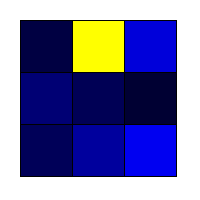
Frame 1 (no input)
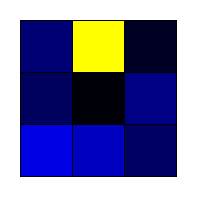
Frame 60 (the mouse pressed at the canvas centre just before this capture)
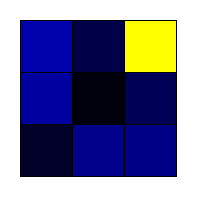
Frame 120 (the mouse held since frame 60 and released just before this capture)

The Processing sketch that drew these frames (run headless with seeded random() and noise(); from frame 60 on, the mouse is pressed at the canvas centre):

// Processing sketch: processing_139101
// ── processing_139101.pde

/* OpenProcessing Tweak of *@*http://www.openprocessing.org/sketch/139037*@* */
/* !do not delete the line above, required for linking your tweak if you upload again */
int r = 255;
int s = 52;
boolean yellow = false;
int squarex = 0;
int squarey = 0;
float timer = 100;
int cellWidth = 52;
int cellHeight = 52;
int offset = 20;

int[][] board = 
{ 
  {0, 0, 0},
  {0, 0, 0},
  {0, 0, 0}
};

float[][] redTimers = 
{ 
  {0, 0, 0},
  {0, 0, 0},
  {0, 0, 0}
};

void setup(){
  size(200,200);
  frameRate(30);
}

void draw(){
  timer += 1 / 30.0;
  if (timer > .7)
  {
    background(255);
  
    yellow = false;
    
    for (int row = 0; row < board.length; row++)
    {
      for (int col = 0; col < board[row].length; col++)
      {
        if ( board[row][col] == 4 )
        {
           fill(255,255,0);
        }
        else if(random(100) > 70 && yellow == false)
        {
          fill(255,255,0); 
          board[row][col] = 1;
          yellow = true;
        }
       else {
        fill(0,0,random(255));
        board[row][col] = 0;
       }      
       
        int squarey = offset + row * cellHeight;
        int squarex = offset + col * cellWidth;
        rect(squarex, squarey, cellWidth, cellHeight);
      }
    }
    /*for(int y = 20; y < height-40; y+=52){
      for(int x = 20; x < width-40; x+=52){   
        if(random(100) > 70 && yellow == false)
        {
          fill(255,255,0); 
           
          yellow = true;
        }
       else{
          fill(0,0,random(255));
       }      
       squarey = y;
       squarex = x;
       rect(x, y, 52,52);
      } 
    }*/
    timer = 0;
  }
  
  for (int row = 0; row < board.length; row++)
  {
    for (int col = 0; col < board[row].length; col++)
    {
      if (board[row][col] == 2)
      {
        int squarey = offset + row * cellHeight;
        int squarex = offset + col * cellWidth;
        if (redTimers[row][col] < .3)
        {
          redTimers[row][col] += 1 / 30.0;
          fill(255, 0, 0);
          rect(squarex, squarey, cellWidth, cellHeight);
        }
        else
        {
          fill(0,0,random(255));
          board[row][col] = 0;  
          redTimers[row][col] = 0; 
          rect(squarex, squarey, cellWidth, cellHeight);
        }
      }
      
    }
  }
}

void mouseReleased(){
  if(mouseX > offset && mouseY > offset && mouseX < width - offset 
     && mouseY < height - offset)
  {
    int numRows = board.length;
    int numCols = board[0].length;
  
    // convert mouse coordinates to grid coordinates/index
    int col = floor((float)(mouseX - offset) / (float)(width - (offset * 2)) * numCols);
    int row = floor((float)(mouseY - offset) / (float)(height- (offset * 2)) *  numRows);
    
    int squarey = offset + row * cellHeight;
    int squarex = offset + col * cellWidth;
    int currentSquare = board[row][col];
    if (currentSquare == 0)
    {
      board[row][col] = 2;
    }
    else if (currentSquare == 1)
    {
      board[row][col] = 4;
    }
  }
}
